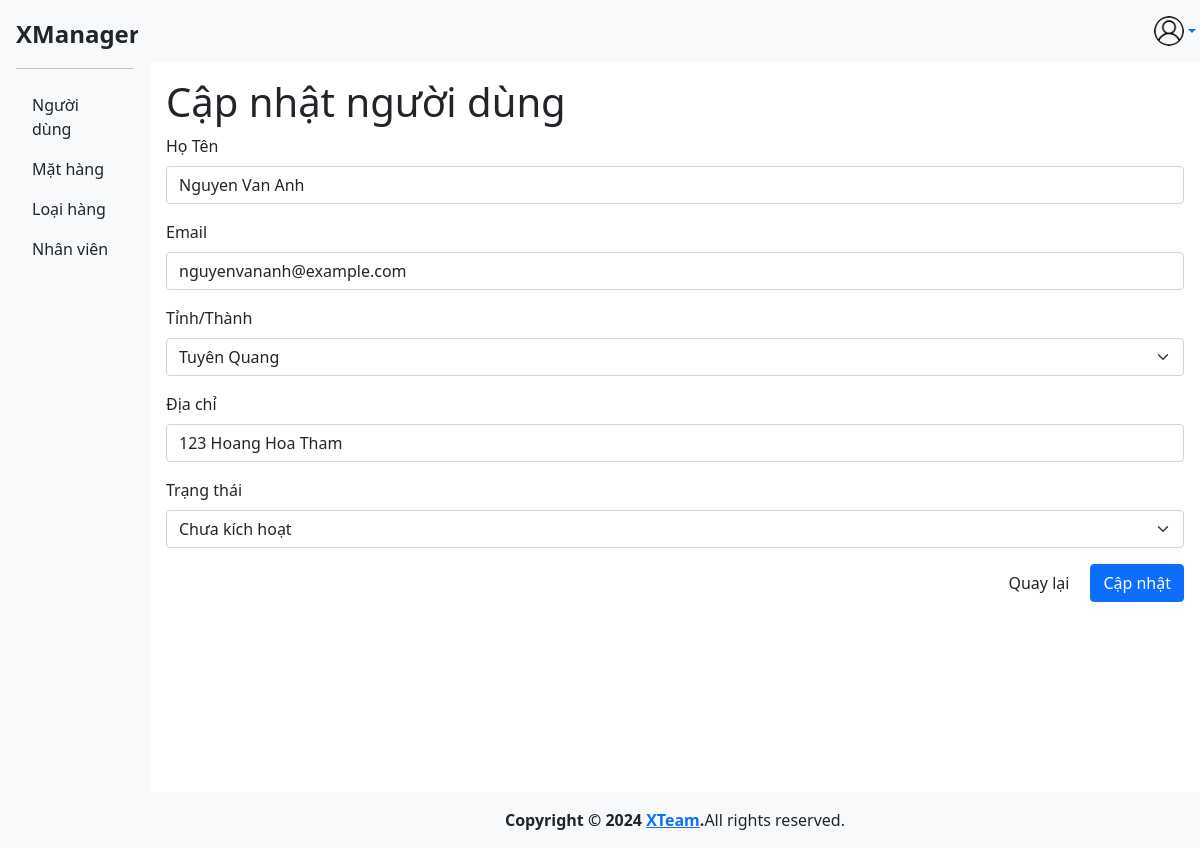
The app's page /user/update/1 (signed in) with its own data.
### tables this page shows
CREATE TABLE `customers` (
  `CustomerID` int(11) NOT NULL,
  `CustomerName` varchar(100) NOT NULL,
  `Username` varchar(100) NOT NULL,
  `Email` varchar(150) NOT NULL,
  `Province` varchar(150) DEFAULT NULL,
  `Address` varchar(150) DEFAULT NULL,
  `Password` varchar(150) DEFAULT NULL,
  `IsLocked` tinyint(1) DEFAULT 0,
  `created_at` timestamp NOT NULL DEFAULT current_timestamp()
);

CREATE TABLE `provinces` (
  `ProvinceName` varchar(100) DEFAULT NULL
);

### src/Controller.php (called while the page is built, shortened)
<?php
class Controller {
    protected function render($view_name, $data = []) {
        extract($data);
        include __DIR__ . "\Views\\$view_name.php";
    }
}

### index.php (called while the page is built, shortened)
<?php
require __DIR__. '/src/routes.php';
$uri = $_SERVER['REQUEST_URI'];
$router->match($uri);

### src/Models/User.php (called while the page is built, shortened)
<?php
class User
{
    private $mysqli;
    public function __construct()
    {
        $host = DB_HOST;
        $username = DB_USER;
        $password = DB_PASSWORD;
        $database = DB_NAME;
        $this->mysqli = new \mysqli($host, $username, $password, $database);
    }
    public function getUserById($userId)
    {
        $userId = $this->mysqli->real_escape_string($userId);
        $result = $this->mysqli->query("SELECT * FROM customers WHERE CustomerID = $userId");
        return $result->fetch_assoc();
    }
    public function getProvinces()
    {
        return $this->mysqli->query("SELECT * FROM provinces");
    }
}

### src/Views/users/edit.php (the view, shortened to what this page needs)
    <h1>Cập nhật người dùng</h1>
    <form action="" method="POST">
        <div class="mb-3">
            <label class="form-label" for="">Họ Tên</label>
            <input type="text" name="customerName" class="form-control" placeholder="Tên..." value="<?= $customer["CustomerName"]; ?>" autofocus>
        </div>
        <div class="mb-3">
            <label class="form-label" for="">Email</label>
            <input type="email" name="email" class="form-control" placeholder="Email..." value="<?= $customer["Email"]; ?>">
        </div>
        <div class="mb-3">
            <label class="form-label" for="">Tỉnh/Thành</label>
            <select name="province" class="form-select" aria-label="-- Chọn tỉnh/thành --">
                <?php foreach ($provinces as $province): ?>
                    <option value="<?= htmlspecialchars($province['ProvinceName']) ?>"
                        <?= isset($customer['Province']) && $customer['Province'] == $province['ProvinceName'] ? 'selected' : '' ?>>
                        <?= htmlspecialchars($province['ProvinceName']) ?>
                    </option>
                <?php endforeach; ?>
            </select>
        </div>
        <div class="mb-3">
            <label class="form-label" for="">Địa chỉ</label>
            <input type="text" name="address" class="form-control" placeholder="Mật khẩu..." value="<?= $customer["Address"]; ?>">
        </div>
        <div class="mb-3">
            <label class="form-label" for="">Trạng thái</label>
            <select name="isLocked" class="form-select">
                <option value="0" <?= $customer['IsLocked'] == 0 ? 'selected' : ''; ?>>Chưa kích hoạt</option>
            </select>
        </div>
        <div class="d-flex gap-2 justify-content-end">
            <a class="btn btn-default" href="/">Quay lại</a>
            <button class="btn btn-primary">Cập nhật</button>
        </div>
    </form>
<?php $content = ob_get_clean(); ?>
<?php include(__DIR__ . '/../layouts/layout.php'); ?>

### src/Router.php (shortened to what this page needs)
<?php
class Router {
    private $routes = [];
    public function addRoute($pattern, $callback) {
        $this->routes[$pattern] = $callback;
    }
    public function match($uri) {
        uksort($this->routes, function ($a, $b) {
            return strlen($b) - strlen($a);
        });
        foreach ($this->routes as $pattern => $callback) {
            if (preg_match($pattern, $uri, $matches)) {
                array_shift($matches);
                call_user_func_array($callback, $matches);
                return;
            }
        }
    }
}

### src/Views/layouts/layout.php (shortened to what this page needs)
<!DOCTYPE html>
<html lang="en">
  <head>
    <link
      href="https://cdn.jsdelivr.net/npm/bootstrap@5.0.2/dist/css/bootstrap.min.css"
      rel="stylesheet"
    />
  </head>
  <body>
    <main>
    <div class="d-flex flex-column flex-shrink-0 p-3 bg-light" style="width: 150px">
    <a href="/" class="d-flex align-items-center mb-3 mb-md-0 me-md-auto link-dark text-decoration-none">
        <span class="fs-4 fw-bold">XManager</span>
    </a>
    <hr />
    <ul class="nav nav-pills flex-column mb-auto">
        <li class="nav-item">
            <a href="/" class="nav-link <?= ($_SERVER['REQUEST_URI'] === '/') ? 'active' : 'link-dark'; ?>">
                Người dùng
            </a>
        </li>
        <li class="nav-item">
            <a href="/product" class="nav-link <?= ($_SERVER['REQUEST_URI'] === '/product') ? 'active' : 'link-dark'; ?>">
                Mặt hàng
            </a>
        </li>
        <li class="nav-item">
            <a href="/category" class="nav-link <?= ($_SERVER['REQUEST_URI'] === '/category') ? 'active' : 'link-dark'; ?>">
                Loại hàng
            </a>
        </li>
        <li class="nav-item">
            <a href="/employee" class="nav-link <?= ($_SERVER['REQUEST_URI'] === '/employee') ? 'active' : 'link-dark'; ?>">
                Nhân viên
            </a>
        </li>
    </ul>
</div>
      <div style="width: 100%">
          <nav class="navbar">
            <?php if (isset($_SESSION['currentUser'])): ?>
            <div class="dropdown">
              <a
                href="#"
                class="d-flex align-items-center text-decoration-none dropdown-toggle"
                id="userDropdown"
                data-bs-toggle="dropdown"
                aria-expanded="false"
              >
                <img
                  src="/public/images/user.png"
                  alt="User Icon"
                  style="width: 30px; height: 30px; border-radius: 50%"
                />
              </a>
            </div>
            <?php else: ?>
            <a class="btn btn-primary" href="/auth/login">Đăng nhập</a>
            <?php endif; ?>
          </nav>
          <div class="wrap">
          <?= $content ?>
        </div>
        <footer>
            <strong>Copyright &copy; 2024 <a href="#">XTeam</a>.</strong>
            All rights reserved.
          </footer>
      </div>
    </main>
  </body>
</html>

### src/Views/layouts/layout.php (style rules this page uses)
:root { --header: 70px; --footer: 56px; }
main { display: flex; flex-wrap: nowrap; min-height: 100vh; overflow-x: auto; overflow-y: hidden; }
.navbar { display: flex; justify-content: flex-end; background: #f8f9fa; margin: 0 -0.75rem; padding: 1rem; }
.wrap { min-height: calc(100vh - var(--header)); padding: 1rem; }
footer { display: flex; justify-content: center; background: #f8f9fa; margin: 0 -0.75rem; padding: 1rem; }

### records on screen
customers: customerName "Nguyen Van Anh", email "nguyenvananh@example.com", province "Tuyên Quang", address "123 Hoang Hoa Tham", isLocked "Chưa kích hoạt"
